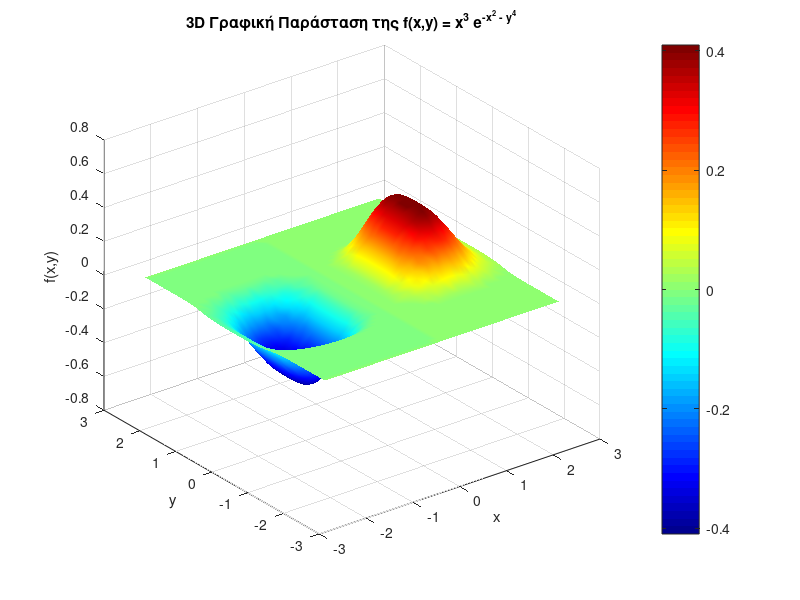
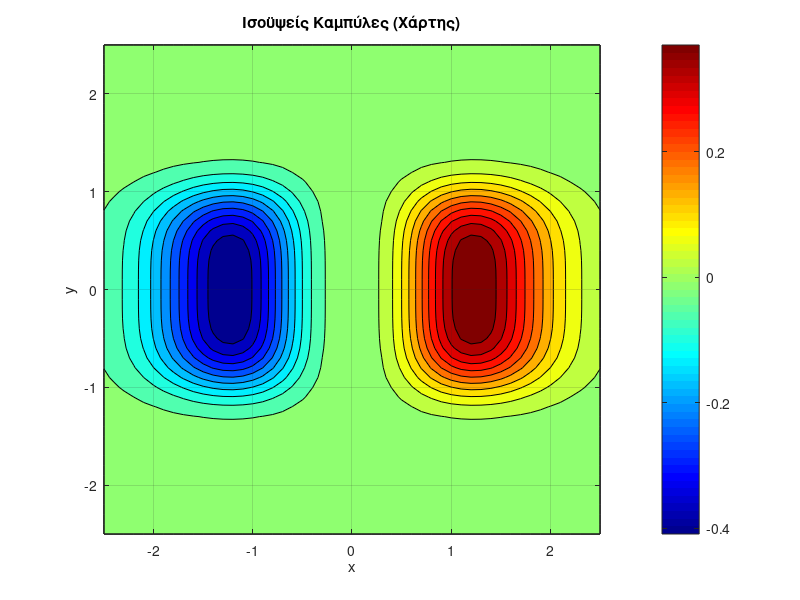

These figures' MATLAB source, in order:
clc;
clear;
close all;

f = @(x,y) (x.^3) .* exp(-x.^2 - y.^4);

[X, Y] = meshgrid(-2.5 : 0.1 : 2.5);

Z = f(X, Y);

figure(1);
surf(X, Y, Z);
title('3D Γραφική Παράσταση της f(x,y) = x^3 e^{-x^2 - y^4}');
xlabel('x');
ylabel('y');
zlabel('f(x,y)');
colorbar;       
colormap jet;  
shading interp; 

figure(2);
contourf(X, Y, Z, 20); 
title('Ισοϋψείς Καμπύλες (Χάρτης)');
xlabel('x');
ylabel('y');
colorbar;
colormap jet;
grid on;
